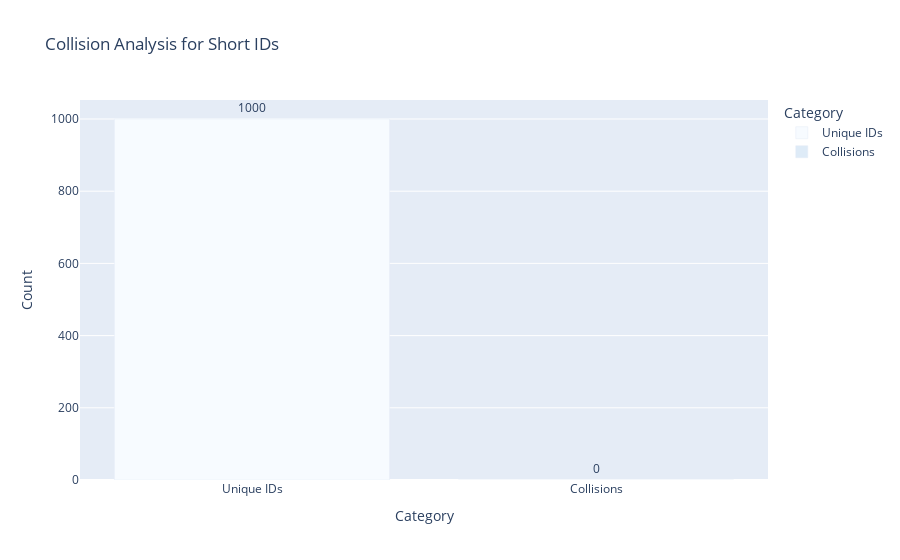

Notebook code for this chart:
### Markdown cell above
### 3.4. 衝突率（棒グラフ）
短縮IDの総数と衝突数を可視化し、衝突率を把握します。

### Code cell
if not bulk_metrics.get('skipped'):
    collision_count = bulk_metrics['collision_count']
    unique_slugs = bulk_metrics['unique_slugs']
    collision_df = pd.DataFrame({
        'Category': ['Unique IDs', 'Collisions'],
        'Count': [unique_slugs, collision_count]
    })

    fig = px.bar(
        collision_df,
        x='Category',
        y='Count',
        text='Count',
        title='Collision Analysis for Short IDs',
        color='Category',
        color_discrete_sequence=px.colors.sequential.Blues
    )
    fig.update_traces(textposition='outside')
    fig.update_layout(yaxis_title='Count')
    fig.show()
else:
    print("Bulk generation was skipped. No collision data available.")

### Figure 1 — Plotly figure (JSON) as saved in the notebook; plotly's stock layout.template omitted (floating-point values rounded to 4 significant figures)
{"data": [{"hovertemplate": "Category=%{x}<br>Count=%{text}<extra></extra>", "legendgroup": "Unique IDs", "marker": {"color": "rgb(247,251,255)", "pattern": {"shape": ""}}, "name": "Unique IDs", "orientation": "v", "showlegend": true, "text": [1000.0], "textposition": "outside", "type": "bar", "x": ["Unique IDs"], "xaxis": "x", "y": [1000], "yaxis": "y"}, {"hovertemplate": "Category=%{x}<br>Count=%{text}<extra></extra>", "legendgroup": "Collisions", "marker": {"color": "rgb(222,235,247)", "pattern": {"shape": ""}}, "name": "Collisions", "orientation": "v", "showlegend": true, "text": [0.0], "textposition": "outside", "type": "bar", "x": ["Collisions"], "xaxis": "x", "y": [0], "yaxis": "y"}], "layout": {"barmode": "relative", "legend": {"title": {"text": "Category"}, "tracegroupgap": 0}, "title": {"text": "Collision Analysis for Short IDs"}, "xaxis": {"anchor": "y", "categoryarray": ["Unique IDs", "Collisions"], "categoryorder": "array", "domain": [0, 1], "title": {"text": "Category"}}, "yaxis": {"anchor": "x", "domain": [0, 1], "title": {"text": "Count"}}}}
